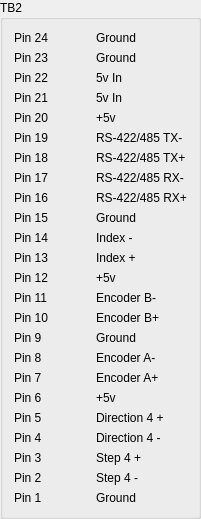
           <widget class="QGroupBox" name="gridGroupBox_2">
            <property name="geometry">
             <rect>
              <x>250</x>
              <y>10</y>
              <width>201</width>
              <height>481</height>
             </rect>
            </property>
            <property name="title">
             <string>TB2</string>
            </property>
            <layout class="QGridLayout" name="gridLayout_43">
             <item row="2" column="0">
              <widget class="QLabel" name="label_315">
               <property name="text">
                <string>Pin 22</string>
               </property>
              </widget>
             </item>
             <item row="0" column="0">
              <widget class="QLabel" name="label_316">
               <property name="text">
                <string>Pin 24</string>
               </property>
              </widget>
             </item>
             <item row="8" column="0">
              <widget class="QLabel" name="label_317">
               <property name="text">
                <string>Pin 16</string>
               </property>
              </widget>
             </item>
             <item row="5" column="0">
              <widget class="QLabel" name="label_318">
               <property name="text">
                <string>Pin 19</string>
               </property>
              </widget>
             </item>
             <item row="15" column="0">
              <widget class="QLabel" name="label_319">
               <property name="text">
                <string>Pin 9</string>
               </property>
              </widget>
             </item>
             <item row="4" column="0">
              <widget class="QLabel" name="label_320">
               <property name="text">
                <string>Pin 20</string>
               </property>
              </widget>
             </item>
             <item row="11" column="0">
              <widget class="QLabel" name="label_321">
               <property name="text">
                <string>Pin 13</string>
               </property>
              </widget>
             </item>
             <item row="9" column="0">
              <widget class="QLabel" name="label_322">
               <property name="text">
                <string>Pin 15</string>
               </property>
              </widget>
             </item>
             <item row="13" column="0">
              <widget class="QLabel" name="label_323">
               <property name="text">
                <string>Pin 11</string>
               </property>
              </widget>
             </item>
             <item row="16" column="0">
              <widget class="QLabel" name="label_324">
               <property name="text">
                <string>Pin 8</string>
               </property>
              </widget>
             </item>
             <item row="6" column="0">
              <widget class="QLabel" name="label_325">
               <property name="text">
                <string>Pin 18</string>
               </property>
              </widget>
             </item>
             <item row="12" column="0">
              <widget class="QLabel" name="label_326">
               <property name="text">
                <string>Pin 12</string>
               </property>
              </widget>
             </item>
             <item row="1" column="0">
              <widget class="QLabel" name="label_327">
               <property name="text">
                <string>Pin 23</string>
               </property>
              </widget>
             </item>
             <item row="10" column="0">
              <widget class="QLabel" name="label_328">
               <property name="text">
                <string>Pin 14</string>
               </property>
              </widget>
             </item>
             <item row="3" column="0">
              <widget class="QLabel" name="label_329">
               <property name="text">
                <string>Pin 21</string>
               </property>
              </widget>
             </item>
             <item row="17" column="0">
              <widget class="QLabel" name="label_330">
               <property name="text">
                <string>Pin 7</string>
               </property>
              </widget>
             </item>
             <item row="18" column="0">
              <widget class="QLabel" name="label_331">
               <property name="text">
                <string>Pin 6</string>
               </property>
              </widget>
             </item>
             <item row="19" column="0">
              <widget class="QLabel" name="label_332">
               <property name="text">
                <string>Pin 5</string>
               </property>
              </widget>
             </item>
             <item row="20" column="0">
              <widget class="QLabel" name="label_333">
               <property name="text">
                <string>Pin 4</string>
               </property>
              </widget>
             </item>
             <item row="21" column="0">
              <widget class="QLabel" name="label_334">
               <property name="text">
                <string>Pin 3</string>
               </property>
              </widget>
             </item>
             <item row="22" column="0">
              <widget class="QLabel" name="label_335">
               <property name="text">
                <string>Pin 2</string>
               </property>
              </widget>
             </item>
             <item row="23" column="0">
              <widget class="QLabel" name="label_336">
               <property name="text">
                <string>Pin 1</string>
               </property>
              </widget>
             </item>
             <item row="14" column="0">
              <widget class="QLabel" name="label_337">
               <property name="text">
                <string>Pin 10</string>
               </property>
              </widget>
             </item>
             <item row="7" column="0">
              <widget class="QLabel" name="label_338">
               <property name="text">
                <string>Pin 17</string>
               </property>
              </widget>
             </item>
             <item row="0" column="1">
              <widget class="QLabel" name="label_339">
               <property name="text">
                <string>Ground</string>
               </property>
              </widget>
             </item>
             <item row="1" column="1">
              <widget class="QLabel" name="label_340">
               <property name="text">
                <string>Ground</string>
               </property>
              </widget>
             </item>
             <item row="2" column="1">
              <widget class="QLabel" name="label_341">
               <property name="text">
                <string>5v In</string>
               </property>
              </widget>
             </item>
             <item row="3" column="1">
              <widget class="QLabel" name="label_342">
               <property name="text">
                <string>5v In</string>
               </property>
              </widget>
             </item>
             <item row="4" column="1">
              <widget class="QLabel" name="label_343">
               <property name="text">
                <string>+5v</string>
               </property>
              </widget>
             </item>
             <item row="5" column="1">
              <widget class="QLabel" name="label_344">
               <property name="text">
                <string>RS-422/485 TX-</string>
               </property>
              </widget>
             </item>
             <item row="6" column="1">
              <widget class="QLabel" name="label_345">
               <property name="text">
                <string>RS-422/485 TX+</string>
               </property>
              </widget>
             </item>
             <item row="7" column="1">
              <widget class="QLabel" name="label_346">
               <property name="text">
                <string>RS-422/485 RX-</string>
               </property>
              </widget>
             </item>
             <item row="8" column="1">
              <widget class="QLabel" name="label_347">
               <property name="text">
                <string>RS-422/485 RX+</string>
               </property>
              </widget>
             </item>
             <item row="9" column="1">
              <widget class="QLabel" name="label_348">
               <property name="text">
                <string>Ground</string>
               </property>
              </widget>
             </item>
             <item row="10" column="1">
              <widget class="QLabel" name="label_349">
               <property name="text">
                <string>Index -</string>
               </property>
              </widget>
             </item>
             <item row="11" column="1">
              <widget class="QLabel" name="label_350">
               <property name="text">
                <string>Index +</string>
               </property>
              </widget>
             </item>
             <item row="12" column="1">
              <widget class="QLabel" name="label_351">
               <property name="text">
                <string>+5v</string>
               </property>
              </widget>
             </item>
             <item row="13" column="1">
              <widget class="QLabel" name="label_352">
               <property name="text">
                <string>Encoder B-</string>
               </property>
              </widget>
             </item>
             <item row="14" column="1">
              <widget class="QLabel" name="label_353">
               <property name="text">
                <string>Encoder B+</string>
               </property>
              </widget>
             </item>
             <item row="15" column="1">
              <widget class="QLabel" name="label_354">
               <property name="text">
                <string>Ground</string>
               </property>
              </widget>
             </item>
             <item row="16" column="1">
              <widget class="QLabel" name="label_355">
               <property name="text">
                <string>Encoder A-</string>
               </property>
              </widget>
             </item>
             <item row="17" column="1">
              <widget class="QLabel" name="label_356">
               <property name="text">
                <string>Encoder A+</string>
               </property>
              </widget>
             </item>
             <item row="18" column="1">
              <widget class="QLabel" name="label_357">
               <property name="text">
                <string>+5v</string>
               </property>
              </widget>
             </item>
             <item row="19" column="1">
              <widget class="QLabel" name="tb2p5LB">
               <property name="text">
                <string>Direction 4 +</string>
               </property>
              </widget>
             </item>
             <item row="20" column="1">
              <widget class="QLabel" name="tb2p4LB">
               <property name="text">
                <string>Direction 4 -</string>
               </property>
              </widget>
             </item>
             <item row="21" column="1">
              <widget class="QLabel" name="tb2p3LB">
               <property name="text">
                <string>Step 4 +</string>
               </property>
              </widget>
             </item>
             <item row="22" column="1">
              <widget class="QLabel" name="tb2p2LB">
               <property name="text">
                <string>Step 4 -</string>
               </property>
              </widget>
             </item>
             <item row="23" column="1">
              <widget class="QLabel" name="label_362">
               <property name="text">
                <string>Ground</string>
               </property>
              </widget>
             </item>
            </layout>
           </widget>
